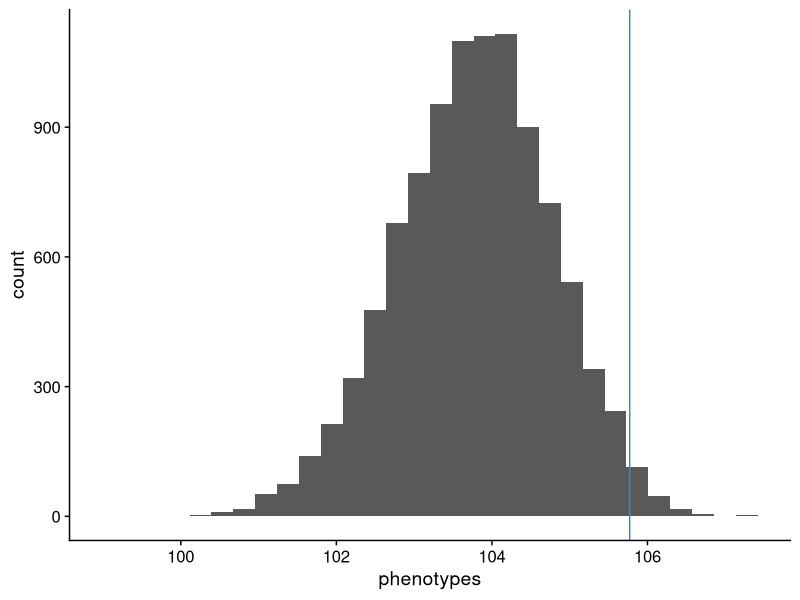
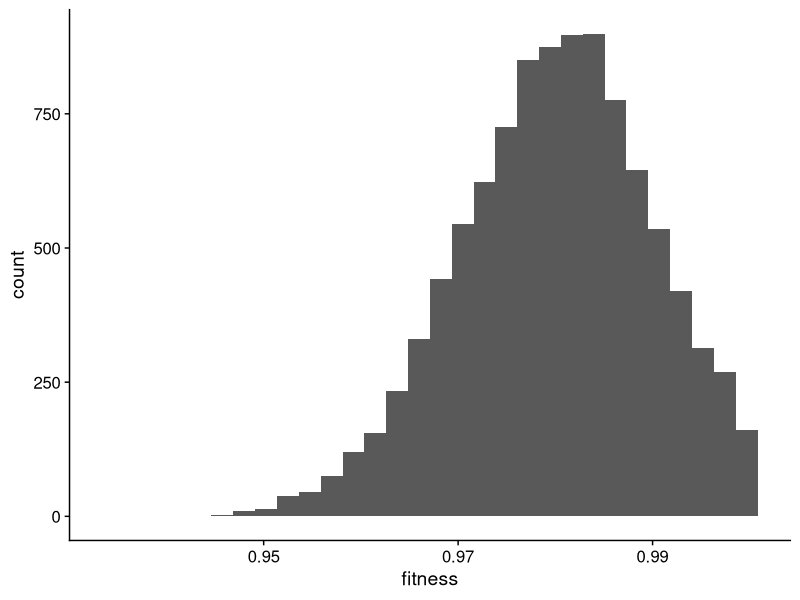
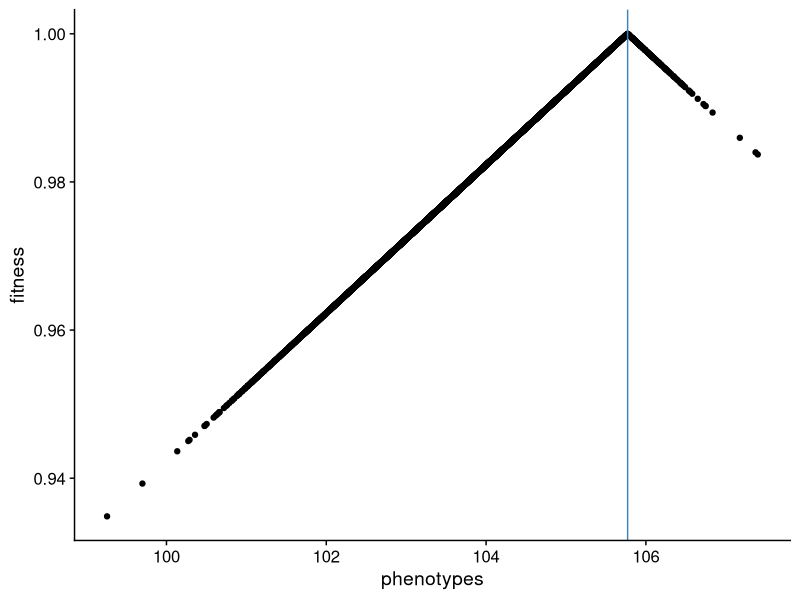

These charts were generated, in order, by the following R code:
library(tidyverse)
library(cowplot)
theme_set(theme_cowplot())

set.seed(7711)


#how many loci
nloci <- 100

#how many individuals
ninds <- 10000

#heritability
h2 <- 0.5

#get effects
effects <- rexp(nloci)

#get freqs
markers <- runif(nloci,0.01,0.99)

additive <- numeric(length = ninds)

for(ii in 1:ninds)
{
  #get genotype for 10 loci for one individual
  geno <- rbinom(rep(1,10),rep(1,10), markers)
  effs <- geno*effects
  additive[ii] <- sum(effs)
}

V_A <- var(additive)
V_E <- (V_A/h2)- V_A
env <- rnorm(ninds, 0.0, sqrt(V_E))

phenotypes <- tibble(phenotypes = additive + env)
phenotypes$phenotypes <- (phenotypes$phenotypes/ sd(phenotypes$phenotypes)) + 100
#phenotypes$phenotypes <- ((phenotypes$phenotypes - mean(phenotypes$phenotypes))/sd(phenotypes$phenotypes)) + 10

#define new optimum
new_opt <- mean(phenotypes$phenotypes) + sd(phenotypes$phenotypes)*2

phenotypes |>
  ggplot(aes(x=phenotypes)) +
  geom_histogram() +
  geom_vline(xintercept = new_opt, color = "steelblue")

scaling_f <- 100
  
phenotypes$fitness <- 1 - (abs(phenotypes$phenotypes - new_opt)/scaling_f)

#phenotypes$fitness <- (dnorm(new_opt - phenotypes$phenotypes, 10))

phenotypes |>
  ggplot(aes(x=fitness)) +
  geom_histogram()


phenotypes |>
  ggplot(aes(phenotypes, fitness)) +
  geom_point() +
  #ylim(0,1) +
  geom_vline(xintercept = new_opt, color = "steelblue")

